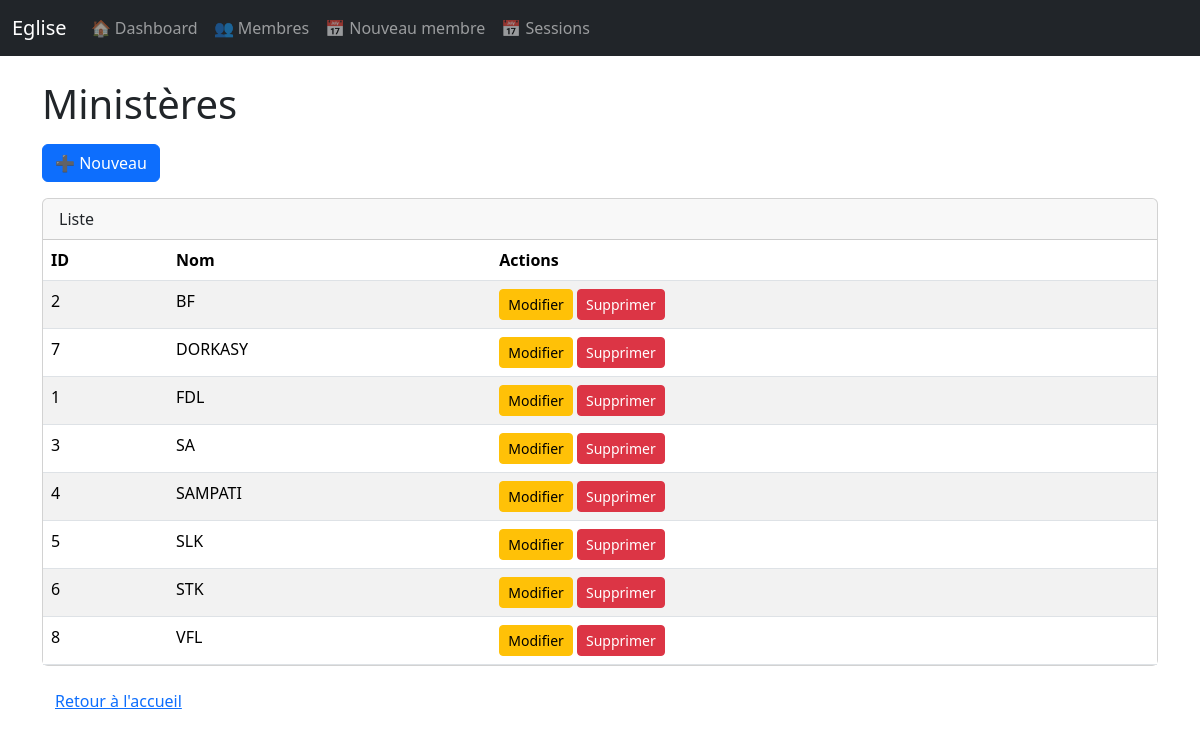
The app's page /ministeres with its own data.
### app.py (models this page shows)
class Ministere(db.Model):
    id = db.Column(db.Integer, primary_key=True)
    nom = db.Column(db.String(100), nullable=False)
    sessions = db.relationship('SessionMinistere', back_populates='ministere')

### app.py (the view)
@app.route('/ministeres')
def ministeres_liste():
    ministeres = Ministere.query.order_by(Ministere.nom).all()
    return render_template('ministeres_liste.html', ministeres=ministeres)

### app.py (called while the page is built)
@app.context_processor
def utility_processor():
    def url_for_other_page(page):
        """
        Construit l'URL pour une autre page de pagination en conservant :
        - les paramètres de chemin (ex: session_id)
        - les paramètres GET (filtres)
        """
        args = {}
        if request.view_args:
            args.update(request.view_args)          # ex: session_id
        args.update(request.args.to_dict())         # filtres actuels
        args['page'] = page
        return url_for(request.endpoint, **args)
    return dict(url_for_other_page=url_for_other_page)

### templates/ministeres_liste.html (shortened to what this page needs)
{% extends "base.html" %}
{% block content %}
  <h1 class="mb-3">Ministères</h1>
  <div class="mb-3">
    <a href="{{ url_for('ministere_nouveau') }}" class="btn btn-primary">➕ Nouveau</a>
  </div>
  <div class="card">
    <div class="card-header">Liste</div>
    <div class="table-responsive">
      <table class="table table-striped table-hover mb-0">
        <thead>
          <tr>
            <th>ID</th>
            <th>Nom</th>
            <th>Actions</th>
          </tr>
        </thead>
        <tbody>
          {% for x in ministeres %}
            <tr>
              <td>{{ x.id }}</td>
              <td>{{ x.nom }}</td>
              <td>
                <a href="{{ url_for('ministere_modifier', ministere_id=x.id) }}" class="btn btn-sm btn-warning">Modifier</a>
                <form action="{{ url_for('ministere_supprimer', ministere_id=x.id) }}" method="post"
                      class="d-inline"
                      onsubmit="return confirm('Supprimer ?');">
                  <button type="submit" class="btn btn-sm btn-danger">Supprimer</button>
                </form>
              </td>
            </tr>
          {% else %}
            <tr>
              <td colspan="3" class="text-center">Aucun enregistrement.</td>
            </tr>
          {% endfor %}
        </tbody>
      </table>
    </div>
  </div>
  <a href="{{ url_for('index') }}" class="btn btn-link mt-3">Retour à l'accueil</a>
</div>
<link href="https://cdn.jsdelivr.net/npm/bootstrap@5.3.3/dist/css/bootstrap.min.css" rel="stylesheet">
{% endblock %}

### records on screen
Ministere: id "2", nom "BF"
Ministere: id "7", nom "DORKASY"
Ministere: id "1", nom "FDL"
Ministere: id "3", nom "SA"
Ministere: id "4", nom "SAMPATI"
Ministere: id "5", nom "SLK"
Ministere: id "6", nom "STK"
Ministere: id "8", nom "VFL"
